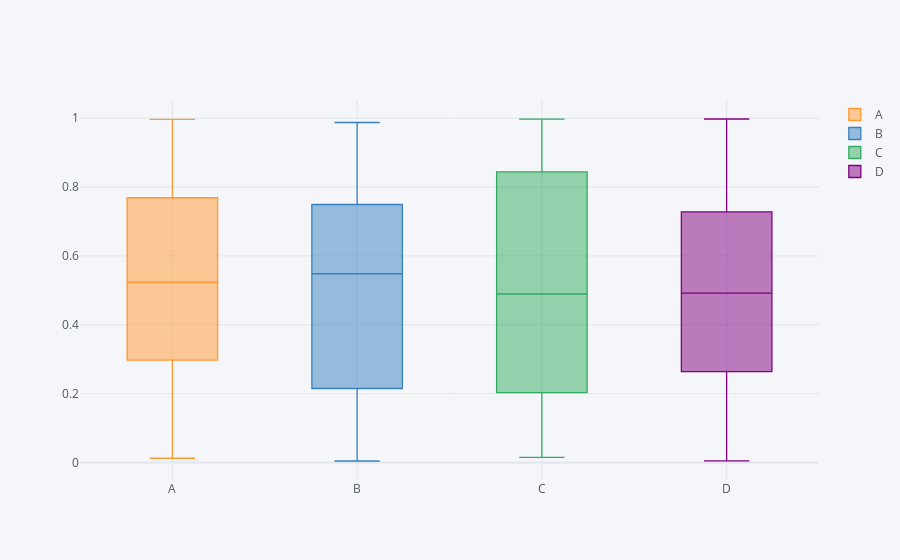

The notebook cell this image was saved under:
### Code cell
# Box plots
df.iplot(kind='box')
